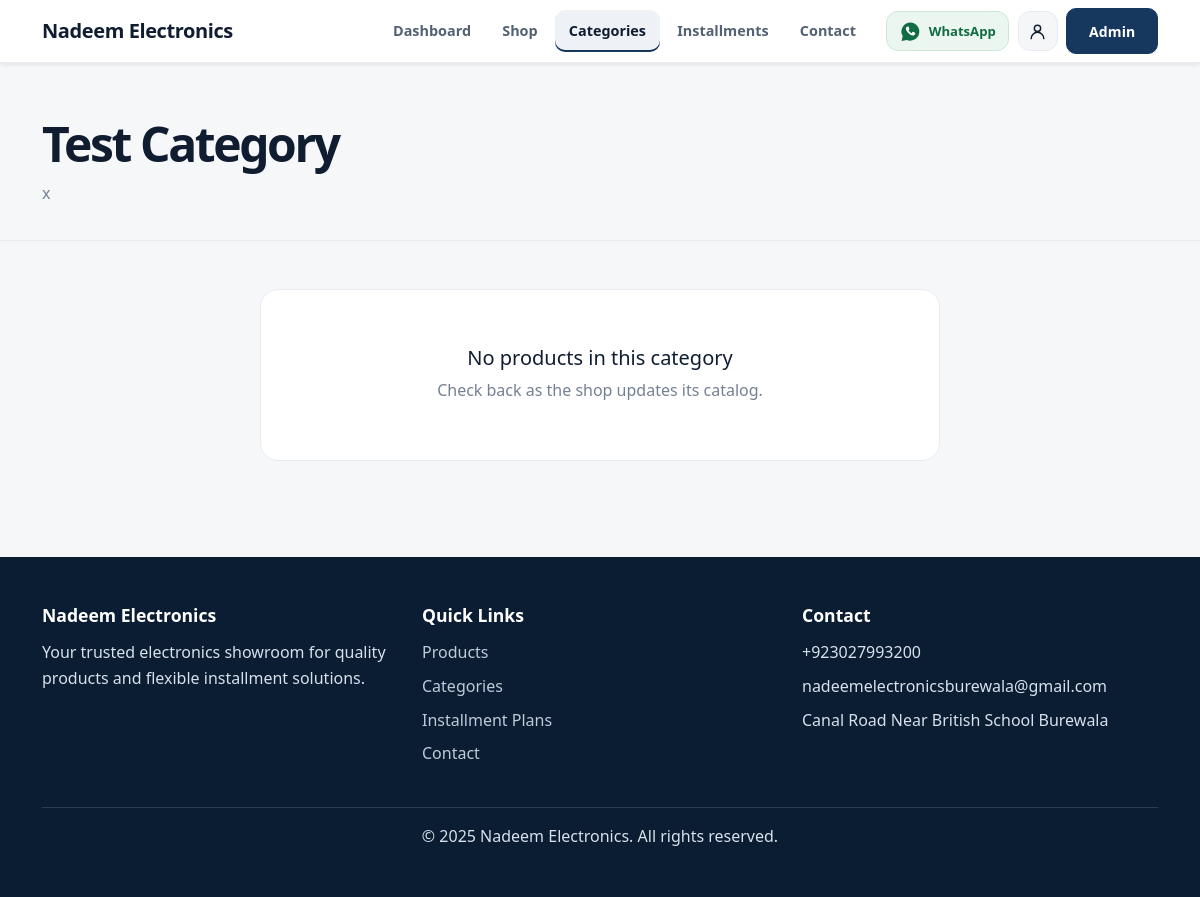
Page /category/2 on the committed database.
### app/models.py (models this page shows)
class ShopSettings(db.Model):
    __tablename__ = "shop_settings"
    id = db.Column(db.Integer, primary_key=True)
    shop_name = db.Column(db.String(200), nullable=False, default="ElectroCart")
    logo = db.Column(db.String(255))
    address = db.Column(db.String(300))
    phone1 = db.Column(db.String(50))
    phone2 = db.Column(db.String(50))
    whatsapp = db.Column(db.String(50))
    email = db.Column(db.String(150))
    opening_hours = db.Column(db.String(200))
    facebook = db.Column(db.String(255))
    instagram = db.Column(db.String(255))
    google_maps = db.Column(db.String(255))
    about_shop = db.Column(db.Text)
    footer_text = db.Column(db.String(255))
    created_at = db.Column(db.DateTime, default=datetime.utcnow)
    updated_at = db.Column(db.DateTime, default=datetime.utcnow, onupdate=datetime.utcnow)

class Category(db.Model):
    __tablename__ = "category"
    id = db.Column(db.Integer, primary_key=True)
    name = db.Column(db.String(120), unique=True, nullable=False)
    description = db.Column(db.Text)
    image = db.Column(db.String(255))
    display_order = db.Column(db.Integer, default=0)
    is_active = db.Column(db.Boolean, default=True)
    created_at = db.Column(db.DateTime, default=datetime.utcnow)
    updated_at = db.Column(db.DateTime, default=datetime.utcnow, onupdate=datetime.utcnow)
    products = db.relationship("Product", backref="category", lazy=True, cascade="all, delete-orphan")

### app/routes/public.py (the view)
@public_bp.route("/category/<int:category_id>")
def category_detail(category_id):
    category = Category.query.get_or_404(category_id)
    if not category.is_active:
        abort(404)
    products = Product.query.filter_by(category_id=category.id, is_active=True).order_by(Product.created_at.desc()).all()
    return render_template("category.html", category=category, products=products)

### app/utils.py (called while the page is built)
def whatsapp_url(settings, message):
    raw_number = settings.whatsapp if settings and settings.whatsapp else ""
    number = re.sub(r"\D", "", raw_number)
    if number.startswith("00"):
        number = number[2:]
    elif number.startswith("0") and len(number) in {10, 11}:
        number = f"92{number.lstrip('0')}"
    if not 7 <= len(number) <= 15:
        return None
    return f"https://wa.me/{number}?{urlencode({'text': message})}"

### templates/category.html (shortened to what this page needs)
{% extends 'base.html' %}
{% block content %}
<section class="page-header">
  <div class="container">
    <h1>{{ category.name }}</h1>
    <p class="text-muted mb-0">{{ category.description or 'Browse electronics in this category.' }}</p>
  </div>
</section>
<section class="py-5">
  <div class="container">
    <div class="row g-4">
      {% for product in products %}
      <div class="col-6 col-lg-4">{% include '_product_card.html' %}</div>
      {% else %}
      <div class="col-12"><div class="empty-state market-empty-state"><h2>No products in this category</h2><p>Check back as the shop updates its catalog.</p></div></div>
      {% endfor %}
    </div>
  </div>
</section>
{% endblock %}

### templates/base.html (shortened to what this page needs)
<!doctype html>
<html lang="en">
  <head>
    <link href="https://cdn.jsdelivr.net/npm/bootstrap@5.3.3/dist/css/bootstrap.min.css" rel="stylesheet">
    <link rel="stylesheet" href="{{ url_for('static', filename='css/style.css') }}">
    <link rel="stylesheet" href="{{ url_for('static', filename='css/showroom-theme.css') }}">
    <link rel="stylesheet" href="{{ url_for('static', filename='css/light-market.css') }}">
  </head>
  <body>
    <header class="main-header">
      <nav class="navbar navbar-expand-lg navbar-light bg-white shadow-sm">
        <div class="container">
          <a class="navbar-brand d-flex align-items-center gap-2" href="{{ url_for('public.index') }}">
            <span>{{ site_settings.shop_name if site_settings and site_settings.shop_name else 'Nadeem Electronics' }}</span>
          </a>
          <div class="collapse navbar-collapse" id="mainNav">
            <ul class="navbar-nav showroom-nav ms-auto align-items-lg-center gap-lg-1">
              <li class="nav-item"><a class="nav-link {% if request.endpoint == 'public.index' %}active{% endif %}" href="{{ url_for('public.index') }}">Dashboard</a></li>
              <li class="nav-item"><a class="nav-link {% if request.endpoint in ['public.shop', 'public.products', 'public.search', 'public.product_detail'] %}active{% endif %}" href="{{ url_for('public.shop') }}">Shop</a></li>
              <li class="nav-item"><a class="nav-link {% if request.endpoint in ['public.categories', 'public.category_detail'] %}active{% endif %}" href="{{ url_for('public.categories') }}">Categories</a></li>
              <li class="nav-item nav-secondary-link"><a class="nav-link" href="{{ url_for('public.installments') }}">Installments</a></li>
              <li class="nav-item nav-secondary-link"><a class="nav-link" href="{{ url_for('public.contact') }}">Contact</a></li>
            </ul>
            <div class="header-actions ms-lg-3">
              {% if whatsapp_contact_url %}
              <a class="header-icon-link header-whatsapp-link" href="{{ whatsapp_contact_url }}" target="_blank" rel="noopener noreferrer" aria-label="Contact Nadeem Electronics on WhatsApp" title="Chat with us on WhatsApp">
                <span>WhatsApp</span>
              </a>
              {% endif %}
              <a class="header-icon-link profile-header-link" href="{{ url_for('public.shop') }}#shop-info" aria-label="Shop profile">
                <svg viewBox="0 0 24 24" aria-hidden="true"><circle cx="12" cy="8" r="4"></circle><path d="M4 21a8 8 0 0 1 16 0"></path></svg>
              </a>
              <a class="btn btn-primary btn-sm admin-link" href="{{ url_for('admin.login') }}">Admin</a>
            </div>
          </div>
        </div>
      </nav>
    </header>
    <main>
      {% block content %}{% endblock %}
    </main>
    <footer class="site-footer py-5 mt-5">
      <div class="container">
        <div class="row g-4">
          <div class="col-lg-4">
            <h5>{{ site_settings.shop_name if site_settings and site_settings.shop_name else 'Nadeem Electronics' }}</h5>
            <p>{{ site_settings.about_shop if site_settings and site_settings.about_shop else 'Quality products and flexible financing for your home and business.' }}</p>
          </div>
          <div class="col-lg-4">
            <h5>Quick Links</h5>
            <ul class="list-unstyled footer-links">
              <li><a href="{{ url_for('public.products') }}">Products</a></li>
              <li><a href="{{ url_for('public.categories') }}">Categories</a></li>
              <li><a href="{{ url_for('public.installments') }}">Installment Plans</a></li>
              <li><a href="{{ url_for('public.contact') }}">Contact</a></li>
            </ul>
          </div>
          <div class="col-lg-4">
            <h5>Contact</h5>
            <ul class="list-unstyled footer-links">
              {% if site_settings and site_settings.phone1 %}<li>{{ site_settings.phone1 }}</li>{% endif %}
              {% if site_settings and site_settings.email %}<li>{{ site_settings.email }}</li>{% endif %}
              {% if site_settings and site_settings.address %}<li>{{ site_settings.address }}</li>{% endif %}
            </ul>
          </div>
        </div>
        <div class="footer-bottom mt-4 pt-3 border-top text-center">
          {% if site_settings and site_settings.footer_text %}
            {{ site_settings.footer_text }}
          {% else %}
            © 2025 Nadeem Electronics. All rights reserved.
          {% endif %}
        </div>
      </div>
    </footer>
  </body>
</html>

### static/css/style.css (style rules this page uses)
:root { --primary: #0f6dff; --primary-strong: #0a4ec4; --primary-soft: #edf5ff; --primary-deep: #091a35; --sky: #8fd8ff; --text: #112136; --muted: #64748b; --border: rgba(15, 109, 255, 0.12); --surface: #ffffff; --surface-soft: #f4f9ff; --success: #1fb56d; --warning: #f7b32b; --danger: #e13d5d; --shadow-soft: 0 18px 40px rgba(11, 42, 89, 0.08); --shadow-strong: 0 24px 56px rgba(9, 43, 89, 0.17); --radius-lg: 24px; --radius-md: 18px; --radius-sm: 12px; }
html { scroll-behavior: smooth; }
body { font-family: "Segoe UI", Arial, sans-serif; background: radial-gradient(circle at top left, rgba(143, 216, 255, 0.32), transparent 28%), linear-gradient(180deg, #f6fbff 0%, #eef6ff 100%); color: var(--text); line-height: 1.6; }
a { text-decoration: none; }
.main-header { position: sticky; top: 0; z-index: 1030; backdrop-filter: blur(10px); }
.navbar { background: rgba(255,255,255,0.9) !important; border-bottom: 1px solid rgba(17, 33, 54, 0.06); box-shadow: 0 10px 24px rgba(17, 33, 54, 0.05); }
.navbar-brand { font-weight: 800; color: var(--primary-deep) !important; letter-spacing: -0.02em; }
.navbar-nav .nav-link { color: var(--text) !important; font-weight: 600; padding: 0.7rem 0.9rem !important; border-radius: 999px; transition: 0.2s ease; }
.navbar-nav .nav-link:hover, .navbar-nav .nav-link:focus, .navbar-nav .nav-link.active { color: var(--primary-strong) !important; background: rgba(15, 109, 255, 0.08); }
.btn { border-radius: 999px; padding: 0.72rem 1.35rem; font-weight: 700; letter-spacing: 0.01em; transition: transform 0.2s ease, box-shadow 0.2s ease; }
.btn-primary { background: linear-gradient(135deg, var(--primary), #2794ff); border: none; color: white; box-shadow: 0 16px 25px rgba(15, 109, 255, 0.25); }
.page-header { position: relative; background: linear-gradient(180deg, rgba(15, 109, 255, 0.08), rgba(15, 109, 255, 0.02)); border-bottom: 1px solid var(--border); padding: 82px 0 52px; }
.page-header h1 { font-size: clamp(2rem, 4vw, 3.1rem); font-weight: 900; letter-spacing: -0.05em; }
.site-footer { background: linear-gradient(180deg, #081a2d, #040d1c); color: rgba(255,255,255,0.88); }
.site-footer h5 { font-size: 1.1rem; font-weight: 700; margin-bottom: 0.9rem; }
.footer-links { display: grid; gap: 0.5rem; }
.footer-links a { color: rgba(255,255,255,0.78); text-decoration: none; }

### rows in the picture
ShopSettings: shop_name "Nadeem Electronics", about_shop "Your trusted electronics showroom for quality products and flexible installment solutions.", phone1 "+923027993200", email "nadeemelectronicsburewala@gmail.com", address "Canal Road Near British School Burewala", footer_text "© 2025 Nadeem Electronics. All rights reserved."
Category: name "Test Category", description "x"
